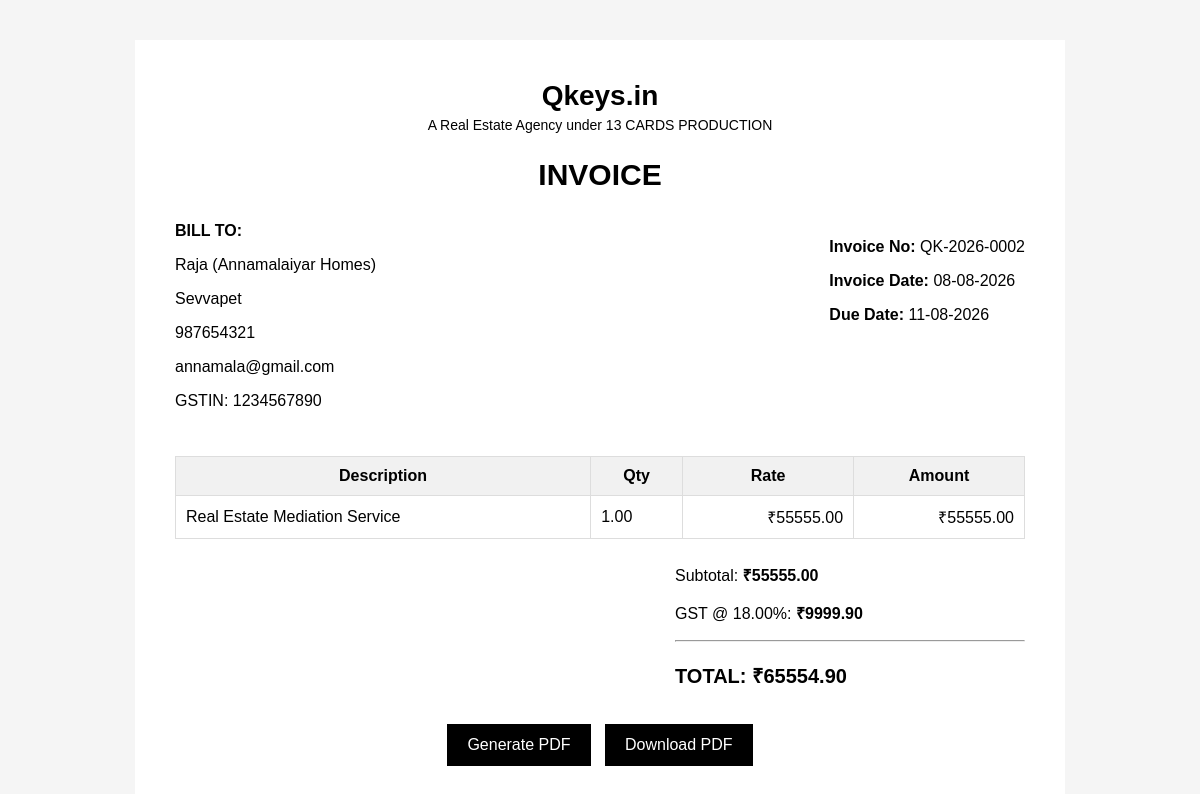
Screenshot of /invoices/27/preview/ with the database file from the repository.
### invoices/models.py (models this page shows, shortened)
class Invoice(models.Model):
    STATUS_CHOICES = [
        ('UNPAID', 'Unpaid'),
        ('PAID', 'Paid'),
        ('CANCELLED', 'Cancelled'),
    ]
    invoice_number = models.CharField(
        max_length=30,
        unique=True,
        blank=True
    )
    customer = models.ForeignKey(
        Customer,
        on_delete=models.PROTECT,
        related_name='invoices'
    )
    invoice_date = models.DateField(
        default=timezone.localdate
    )
    due_date = models.DateField(
        blank=True,
        null=True
    )
    gst_rate = models.DecimalField(
    max_digits=5,
    decimal_places=2,
    default= Decimal("18.00")
)
    subtotal = models.DecimalField(
        max_digits=12,
        decimal_places=2,
        default=0
    )
    gst_amount = models.DecimalField(
        max_digits=12,
        decimal_places=2,
        default=0
    )
    total_amount = models.DecimalField(
        max_digits=12,
        decimal_places=2,
        default=0
    )
    status = models.CharField(
        max_length=20,
        choices=STATUS_CHOICES,
        default='UNPAID'
    )
    notes = models.TextField(
        blank=True,
        null=True
    )
    created_at = models.DateTimeField(
        auto_now_add=True
    )

class Customer(models.Model):
    name = models.CharField(
        max_length=200
    )
    email = models.EmailField(
        blank=True,
        null=True
    )
    phone = models.CharField(
        max_length=20,
        blank=True,
        null=True
    )
    address = models.TextField(
        blank=True,
        null=True
    )
    gst_number = models.CharField(
        max_length=15,
        blank=True,
        null=True
    )
    created_at = models.DateTimeField(
        auto_now_add=True
    )

class InvoiceItem(models.Model):
    invoice = models.ForeignKey(
        Invoice,
        on_delete=models.CASCADE,
        related_name='items'
    )
    description = models.CharField(
        max_length=500
    )
    quantity = models.DecimalField(
        max_digits=10,
        decimal_places=2,
        default=1
    )
    rate = models.DecimalField(
        max_digits=12,
        decimal_places=2
    )
    amount = models.DecimalField(
        max_digits=12,
        decimal_places=2,
        default=0
    )

### invoices/views.py (the view)
def invoice_preview(request, invoice_id):
    invoice = get_object_or_404(
        Invoice,
        id=invoice_id
    )
    items = invoice.items.all()
    context = {
        'invoice': invoice,
        'items': items,
    }
    return render(
        request,
        'invoices/invoice_preview.html',
        context
    )

### templates/invoices/invoice_preview.html (shortened to what this page needs)
<!DOCTYPE html>
<html>
<head>
</head>
<body>
<div class="invoice">
    <div class="header">
        <div class="company-name">
            Qkeys.in
        </div>
        <div class="company-subtitle">
            A Real Estate Agency under
            13 CARDS PRODUCTION
        </div>
        <div class="invoice-title">
            INVOICE
        </div>
    </div>
    <div class="details">
        <div>
            <strong>BILL TO:</strong>
            <p>
                {{ invoice.customer.name }}
            </p>
            <p>
                {{ invoice.customer.address }}
            </p>
            <p>
                {{ invoice.customer.phone }}
            </p>
            <p>
                {{ invoice.customer.email }}
            </p>
            {% if invoice.customer.gst_number %}
                <p>
                    GSTIN:
                    {{ invoice.customer.gst_number }}
                </p>
            {% endif %}
        </div>
        <div>
            <p>
                <strong>Invoice No:</strong>
                {{ invoice.invoice_number }}
            </p>
            <p>
                <strong>Invoice Date:</strong>
                {{ invoice.invoice_date|date:"d-m-Y" }}
            </p>
            <p>
                <strong>Due Date:</strong>
                {{ invoice.due_date|date:"d-m-Y" }}
            </p>
        </div>
    </div>
    <table>
        <thead>
            <tr>
                <th>
                    Description
                </th>
                <th>
                    Qty
                </th>
                <th>
                    Rate
                </th>
                <th>
                    Amount
                </th>
            </tr>
        </thead>
        <tbody>
            {% for item in items %}
            <tr>
                <td>
                    {{ item.description }}
                </td>
                <td>
                    {{ item.quantity }}
                </td>
                <td class="right">
                    ₹{{ item.rate }}
                </td>
                <td class="right">
                    ₹{{ item.amount }}
                </td>
            </tr>
            {% endfor %}
        </tbody>
    </table>
    <div class="totals">
        <p>
            Subtotal:
            <strong>
                ₹{{ invoice.subtotal }}
            </strong>
        </p>
        <p>
            GST @ {{ invoice.gst_rate }}%:
            <strong>
                ₹{{ invoice.gst_amount }}
            </strong>
        </p>
        <hr>
        <p class="total">
            TOTAL:
            ₹{{ invoice.total_amount }}
        </p>
    </div>
    <div class="actions">
        <a
    href="{% url 'invoices:invoice_pdf' invoice.id %}"
    class="button"
>
    Generate PDF
</a>
        <a
    href="{% url 'invoices:invoice_download' invoice.id %}"
    class="button">
    Download PDF
</a>
    </div>
</div>
</body>
</html>

### templates/invoices/invoice_preview.html (style rules this page uses)
body { font-family: Arial, sans-serif; background: #f5f5f5; margin: 0; padding: 40px; }
.invoice { background: white; max-width: 850px; margin: auto; padding: 40px; }
.header { text-align: center; }
.company-name { font-size: 28px; font-weight: bold; }
.company-subtitle { font-size: 14px; margin-top: 5px; }
.invoice-title { font-size: 30px; font-weight: bold; margin-top: 25px; }
.details { display: flex; justify-content: space-between; margin-top: 30px; }
table { width: 100%; border-collapse: collapse; margin-top: 30px; }
th, td { border: 1px solid #ddd; padding: 10px; }
th { background: #f1f1f1; }
.right { text-align: right; }
.totals { width: 350px; margin-left: auto; margin-top: 25px; }
.total { font-size: 20px; font-weight: bold; }
.actions { text-align: center; margin-top: 30px; }
.button { display: inline-block; padding: 12px 20px; margin: 5px; text-decoration: none; background: black; color: white; }

### rows the page displays
Invoice: customer.name "Raja (Annamalaiyar Homes)", customer.address "Sevvapet", customer.phone "987654321", customer.email "annamala@gmail.com", customer.gst_number "1234567890", invoice_number "QK-2026-0002", invoice_date "08-08-2026", due_date "11-08-2026", subtotal "55555.00", gst_rate "18.00", gst_amount "9999.90", total_amount "65554.90"
InvoiceItem: description "Real Estate Mediation Service", quantity "1.00", rate "55555.00", amount "55555.00"
